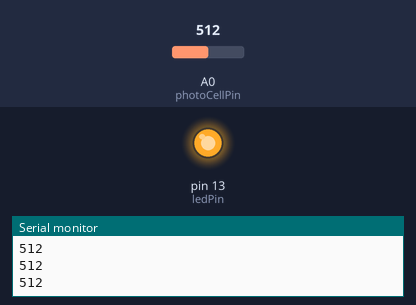
A sketch run on a simulated Arduino Uno, built with avr-gcc and run on an emulated ATmega328P. On the bench: output pins drawn as LEDs (lit = HIGH), the last lines printed to the serial monitor. Inputs (shaded band) come from the test bench; at power-on: A0 (photoCellPin) = 512.

Above: at 1.2 s.
1.3 s: A0 (photoCellPin) set to 50
2.8 s: A0 (photoCellPin) set to 41
At 4.0 s:
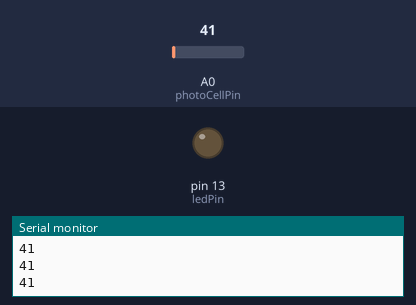
4.3 s: A0 (photoCellPin) set to 122
At 5.3 s:
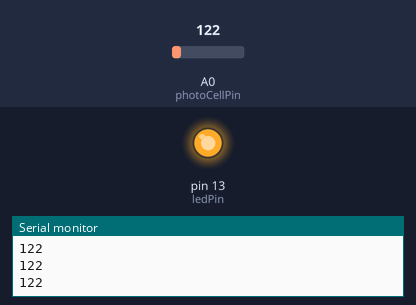
5.8 s: A0 (photoCellPin) set to 35
At 6.5 s:
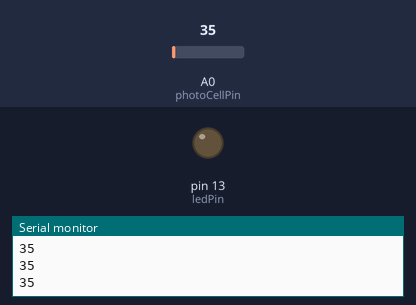
Timing chart, 0 to 8.3 s (numbered marks = the images above; inputs shaded):
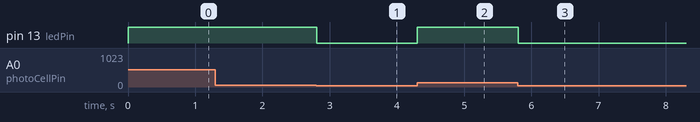

The sketch:

PhotoCell.ino
```cpp
const int photoCellPin = A0;
const int ledPin = 13;
int photoCellValue = 0;

int ledState = 0;
int threshold = 45 ;

void setup() {
 Serial.begin(9600);
 pinMode(ledPin, OUTPUT);
}

void loop() {

  photoCellValue = analogRead(photoCellPin);
  Serial.println(photoCellValue);
  if(photoCellValue > threshold)
  {
   ledState = HIGH;
  }
  else ledState = LOW;

  digitalWrite(ledPin, ledState);
}
```

Measured:
- the behaviour switches between 46 and 45 on A0 (photoCellPin) (found by bisection; images 0 and 1)
- after the input at 2.8 s, pin 13 (ledPin): HIGH → LOW at once
- after the input at 4.3 s, pin 13 (ledPin): LOW → HIGH at once
- after the input at 5.8 s, pin 13 (ledPin): HIGH → LOW at once
